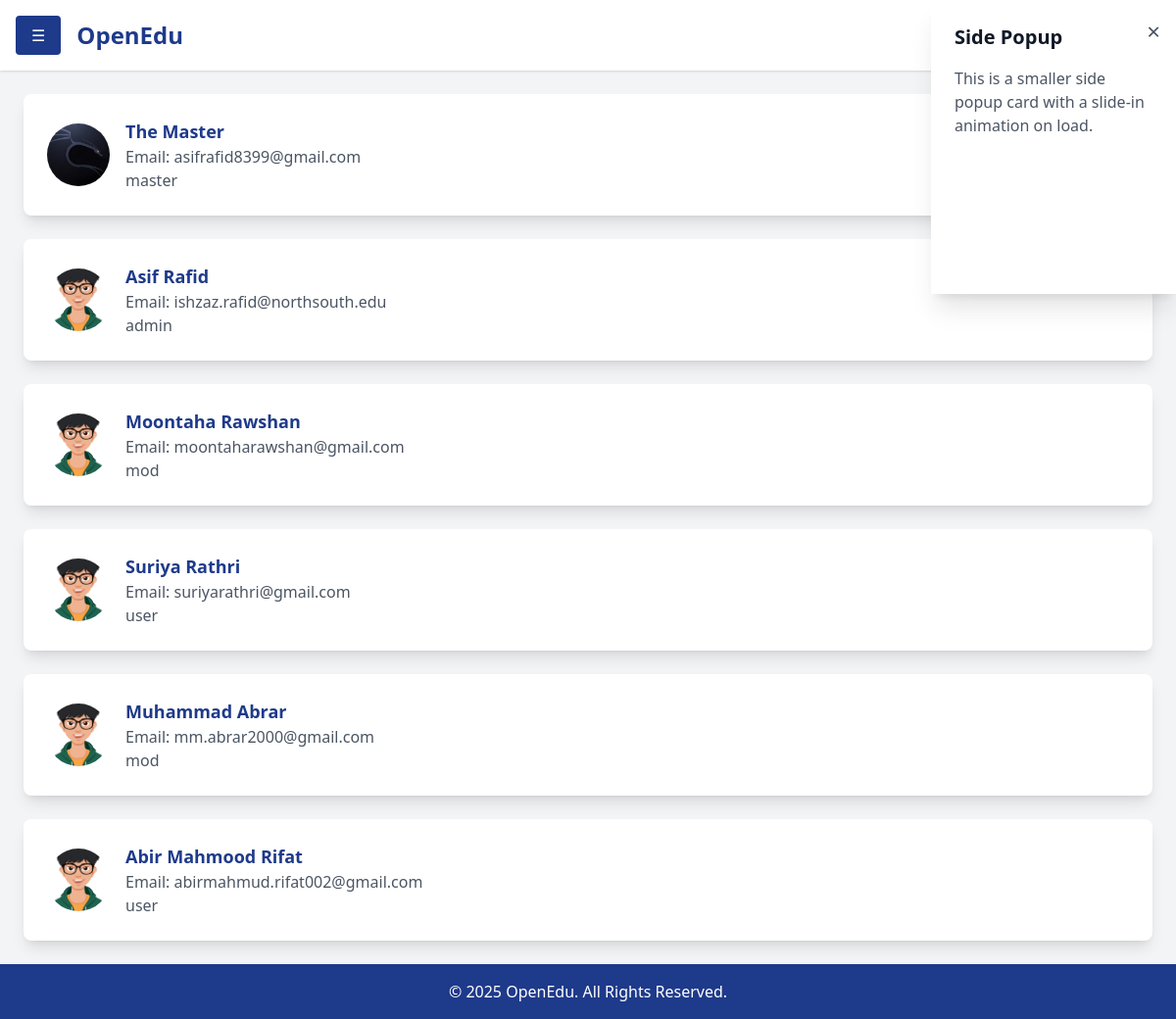
/students (signed in), run on an earlier commit of the app's database.
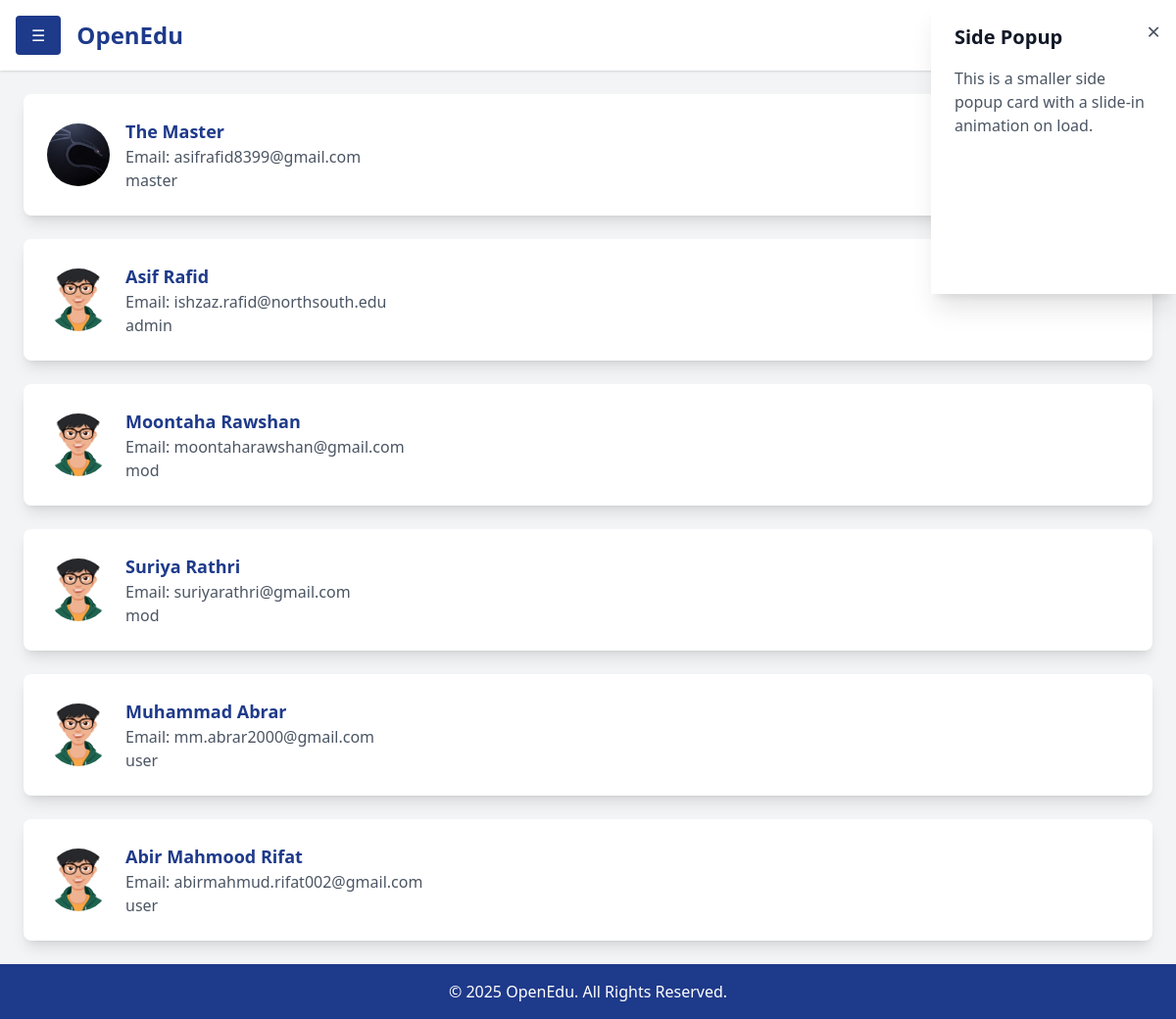
And on a later commit of the database.
### accounts/models.py (models this page shows, shortened)
class User(AbstractUser):
    contact = models.CharField(max_length=15, blank=True, null=True)
    profilepicture = models.ImageField(upload_to='images/profilepictures', blank=True, null=True,default='images/profilepictures/rafid1.jpg')
    role=models.TextField(default='user')
    course=models.IntegerField(default=-1)
    department=models.IntegerField(default=-1)
    groups = models.ManyToManyField(
        'auth.Group',
        related_name='custom_user_set',
        blank=True
    )
    user_permissions = models.ManyToManyField(
        'auth.Permission',
        related_name='custom_user_permissions_set',
        blank=True
    )

### home/views.py (the view)
# urls.py: path('students', students, name='students'),
@login_required
def students(request):
    users=User.objects.all()
    context={'name':request.user.username,'users':users}
    return render(request,"pages/students.html",context)

### home/templates/pages/students.html
{% extends 'dashboard.html' %} {%block content %}
<div class="p-6 flex-grow">
  <div class="space-y-6">
    {%for user in users%}
    <div
      class="flex items-center bg-white p-6 rounded-lg shadow-lg hover:shadow-xl transition duration-300 transform hover:scale-105"
    >
      <div class="w-16 h-16 mr-4">
        <img
          src="{{user.profilepicture.url}}"
          class="w-full h-full rounded-full object-cover"
        />
      </div>
      <div>
        <h3 class="text-lg font-semibold text-blue-900">
          {{user.first_name}} {{user.last_name}}
        </h3>
        <p class="text-gray-600">Email: {{user.email}}</p>
        <p class="text-gray-600">{{user.role}}</p>
      </div>
    </div>
    {%endfor%}
  </div>
</div>
{%endblock%}

### home/templates/dashboard.html (shortened to what this page needs)
{% load static %}
<!DOCTYPE html>
<html lang="en">
  <head>
    <link rel="stylesheet" href="{% static 'css/dashboard.css' %}" />
    <script src="https://cdn.tailwindcss.com"></script>
  </head>
  <body class="bg-gray-100 flex">
    <div id="content" class="flex-1 flex flex-col min-h-screen ml-0">
      {% include 'inc/header.html' %} {% block content %}{% endblock %}
      {% include 'inc/footer.html' %}
    {% include 'inc/popup.html' %}
  </body>
</html>

### home/templates/inc/header.html (shortened to what this page needs)
<header class="bg-white shadow p-4 flex justify-between items-center relative">
  <div class="flex items-center space-x-4">
    <button
      onclick="toggleSidebar()"
      class="bg-blue-900 text-white px-4 py-2 rounded"
    >
      ☰
    </button>
    <h1 class="text-2xl font-bold text-blue-900">OpenEdu</h1>
  </div>
  <div class="flex items-center space-x-3 relative">
    <span class="text-gray-700 font-semibold">
    </span>
    <a
      href="javascript:void(0);"
      onclick="toggleDropdownProfile()"
      class="w-10 h-10"
    >
    </a>
  </div>
</header>

### home/templates/inc/footer.html
<footer class="bg-blue-900 text-white text-center p-4 mt-auto">
    <p>&copy; 2025 OpenEdu. All Rights Reserved.</p>
  </footer>
</div>

### home/templates/inc/popup.html
<div
  id="side-popup"
  class="fixed top-0 right-0 h-[300px] w-[250px] bg-white shadow-xl z-50 transform translate-x-full transition-transform duration-500 ease-out"
>
  <div class="p-6">
    <h2 class="text-xl font-bold text-gray-900">Side Popup</h2>
    <p class="text-gray-600 mt-4">
      This is a smaller side popup card with a slide-in animation on load.
    </p>
    <button
      id="closeSidePopup"
      class="absolute top-4 right-4 text-gray-600 hover:text-gray-800 text-2xl"
    >
      &times;
    </button>
  </div>
</div>

### home/static/css/dashboard.css (style rules this page uses)
#content { transition: margin-left 0.5s ease-in-out; }
footer { background-color: #1e40af; color: white; text-align: center; padding: 20px 0; position: relative; bottom: 0; width: 100%; }

What changed in the data, as far as the page shows it:
changed User "Suriya": role "user" → "mod"
changed User "Muhammad": role "mod" → "user"
